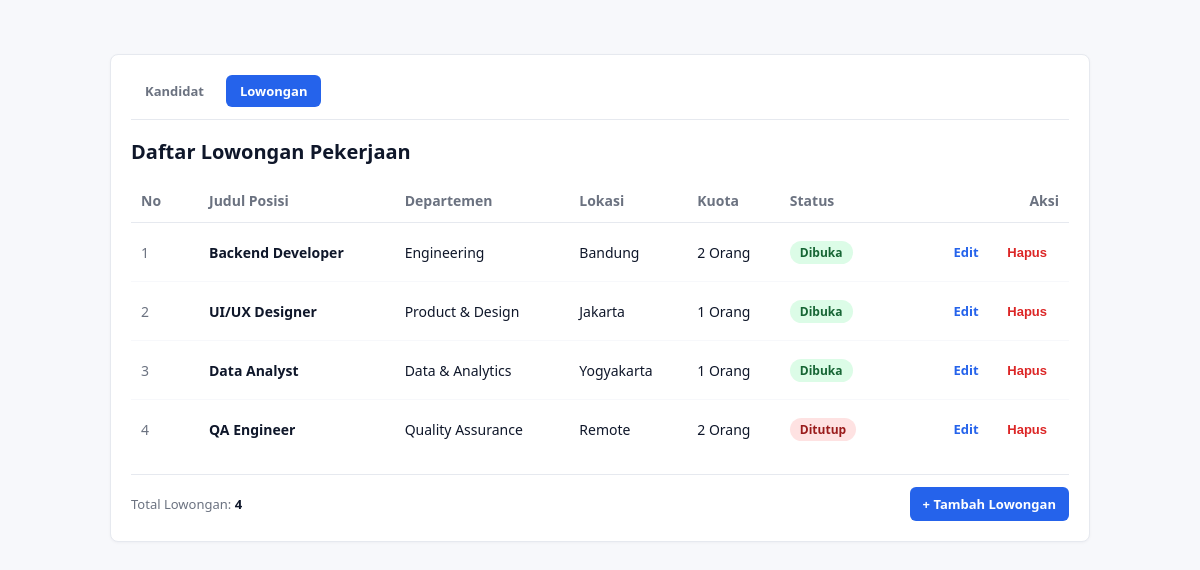
The page /project/index.php?page=lowongan on the database its author committed.
### tables this page shows
CREATE TABLE IF NOT EXISTS `lowongan` (
  `id` int(11) NOT NULL AUTO_INCREMENT,
  `judulPosisi` varchar(100) NOT NULL,
  `departemen` varchar(100) NOT NULL,
  `lokasi` varchar(100) NOT NULL,
  `kuota` int(11) NOT NULL DEFAULT 1,
  `status` varchar(50) NOT NULL DEFAULT 'Dibuka',
  PRIMARY KEY (`id`)
);

### project/models/DB.php (called while the page is built, shortened)
<?php
class DB {
    private string $host = "localhost";
    private string $db_name = "mvp_kandidat_db";
    private string $username = "root";
    private string $password = "";
    private ?PDO $conn = null;
    private ?PDOStatement $result = null;
    public function __construct(
        string $host = "localhost",
        string $db_name = "mvp_kandidat_db",
        string $username = "root",
        string $password = ""
    ) {
        $this->host = $host;
        $this->db_name = $db_name;
        $this->username = $username;
        $this->password = $password;
        $this->conn = $this->connect();
    }
    public function connect(): PDO {
        try {
            $dsn = "mysql:host={$this->host};dbname={$this->db_name};charset=utf8mb4";
            $options = [
                PDO::ATTR_ERRMODE => PDO::ERRMODE_EXCEPTION,
                PDO::ATTR_DEFAULT_FETCH_MODE => PDO::FETCH_ASSOC,
                PDO::ATTR_EMULATE_PREPARES => false,
            ];
            return new PDO($dsn, $this->username, $this->password, $options);
        } catch (PDOException $e) {
            throw new RuntimeException("Koneksi Database Gagal: " . $e->getMessage(), 0, $e);
        }
    }
    public function executeQuery(string $query, array $params = []): PDOStatement {
        try {
            $stmt = $this->conn->prepare($query);
            $stmt->execute($params);
            $this->result = $stmt;
            return $stmt;
        } catch (PDOException $e) {
            throw new RuntimeException("Query Gagal: " . $e->getMessage(), 0, $e);
        }
    }
    public function getAllResult(): array {
        return $this->result->fetchAll(PDO::FETCH_ASSOC);
    }
}
?>

### project/models/TabelLowongan.php (called while the page is built, shortened)
<?php
require_once __DIR__ . '/DB.php';
require_once __DIR__ . '/Lowongan.php';
class TabelLowongan extends DB implements KontrakModelLowongan {
    private function mapRowToLowongan(array $row): Lowongan {
        return new Lowongan(
            (int)$row['id'],
            $row['judulPosisi'],
            $row['departemen'],
            $row['lokasi'],
            (int)$row['kuota'],
            $row['status']
        );
    }
    public function getAllLowongan(): array {
        $query = "SELECT * FROM lowongan ORDER BY id ASC";
        $this->executeQuery($query);
        $rows = $this->getAllResult();
        $list = [];
        foreach ($rows as $row) {
            $list[] = $this->mapRowToLowongan($row);
        }
        return $list;
    }
}
?>

### project/models/Lowongan.php (called while the page is built, shortened)
<?php
class Lowongan {
    private ?int $id;
    private string $judulPosisi;
    private string $departemen;
    private string $lokasi;
    private int $kuota;
    private string $status;
    public function __construct(
        ?int $id,
        string $judulPosisi,
        string $departemen,
        string $lokasi,
        int $kuota,
        string $status
    ) {
        $this->id = $id;
        $this->judulPosisi = $judulPosisi;
        $this->departemen = $departemen;
        $this->lokasi = $lokasi;
        $this->kuota = $kuota;
        $this->status = $status;
    }
    public function getId(): ?int { return $this->id; }
    public function getJudulPosisi(): string { return $this->judulPosisi; }
    public function getDepartemen(): string { return $this->departemen; }
    public function getLokasi(): string { return $this->lokasi; }
    public function getKuota(): int { return $this->kuota; }
    public function getStatus(): string { return $this->status; }
}
?>

### project/views/ViewLowongan.php (called while the page is built, shortened)
<?php
class ViewLowongan implements KontrakViewLowongan {
    private string $skinPath;
    public function __construct(string $skinPath = '', string $formPath = '') {
        $this->skinPath = $skinPath ?: __DIR__ . '/../template/skin_lowongan.html';
    }
    public function renderDaftar(string $tableRowsHtml, int $totalData): string {
        $template = file_get_contents($this->skinPath);
        $tokens = [
            '{{TABLE_ROWS}}' => $tableRowsHtml,
            '{{TOTAL_DATA}}' => (string)$totalData,
        ];
        return str_replace(array_keys($tokens), array_values($tokens), $template);
    }
}
?>

### project/presenters/PresenterLowongan.php (the view, shortened to what this page needs)
<?php
class PresenterLowongan implements KontrakPresenterLowongan {
    private KontrakModelLowongan $model;
    private KontrakViewLowongan $view;
    public function __construct(KontrakModelLowongan $model, KontrakViewLowongan $view) {
        $this->model = $model;
        $this->view = $view;
    }
    private function buildRowHtml(int $no, Lowongan $lowongan): string {
        $id = (int)$lowongan->getId();
        $judulPosisi = htmlspecialchars($lowongan->getJudulPosisi());
        $departemen = htmlspecialchars($lowongan->getDepartemen());
        $lokasi = htmlspecialchars($lowongan->getLokasi());
        $kuota = number_format($lowongan->getKuota()) . ' Orang';
        $statusRaw = $lowongan->getStatus();
        $status = htmlspecialchars($statusRaw);
        $badgeClass = ($statusRaw === 'Dibuka') ? 'badge-open' : 'badge-closed';
        return "<tr>
            <td class='col-id'>{$no}</td>
            <td><strong>{$judulPosisi}</strong></td>
            <td>{$departemen}</td>
            <td>{$lokasi}</td>
            <td>{$kuota}</td>
            <td><span class='badge {$badgeClass}'>{$status}</span></td>
            <td class='col-actions'>
                <a href='index.php?page=lowongan&screen=edit&id={$id}' class='btn btn-edit'>Edit</a>
                <form method='post' action='index.php?page=lowongan' style='display:inline;' onsubmit=\"return confirm('Hapus lowongan ini?')\">
                    <input type='hidden' name='page' value='lowongan'>
                    <input type='hidden' name='action' value='hapus'>
                    <input type='hidden' name='id' value='{$id}'>
                    <button type='submit' class='btn btn-delete'>Hapus</button>
                </form>
            </td>
        </tr>";
    }
    public function tampilkanLowongan(): string {
        $listLowongan = $this->model->getAllLowongan();
        $totalLowongan = count($listLowongan);
        $rowsHtml = '';
        if (empty($listLowongan)) {
            $rowsHtml = '<tr><td colspan="7" style="text-align:center;color:#6b7280;padding:24px;">Belum ada data lowongan.</td></tr>';
        } else {
            $no = 1;
            foreach ($listLowongan as $lowongan) {
                $rowsHtml .= $this->buildRowHtml($no, $lowongan);
                $no++;
            }
        }
        return $this->view->renderDaftar($rowsHtml, $totalLowongan);
    }
}
?>

### project/index.php (shortened to what this page needs)
<?php
require_once __DIR__ . '/models/TabelLowongan.php';
require_once __DIR__ . '/views/ViewLowongan.php';
require_once __DIR__ . '/presenters/PresenterLowongan.php';
$page = $_POST['page'] ?? $_GET['page'] ?? 'kandidat';
if ($page === 'lowongan') {
    $model = new TabelLowongan('localhost', 'mvp_kandidat_db', 'root', '');
    $view = new ViewLowongan();
    $presenter = new PresenterLowongan($model, $view);
    if ($_SERVER['REQUEST_METHOD'] === 'POST') {
        $action = $_POST['action'] ?? '';
        if ($action === 'tambah') {
            $presenter->tambahLowongan(
                trim($_POST['judulPosisi'] ?? ''),
                trim($_POST['departemen'] ?? ''),
                trim($_POST['lokasi'] ?? ''),
                (int)($_POST['kuota'] ?? 1),
                trim($_POST['status'] ?? 'Dibuka')
            );
        } elseif ($action === 'ubah') {
            $presenter->ubahLowongan(
                (int)($_POST['id'] ?? 0),
                trim($_POST['judulPosisi'] ?? ''),
                trim($_POST['departemen'] ?? ''),
                trim($_POST['lokasi'] ?? ''),
                (int)($_POST['kuota'] ?? 1),
                trim($_POST['status'] ?? 'Dibuka')
            );
        } elseif ($action === 'hapus') {
            $presenter->hapusLowongan((int)($_POST['id'] ?? 0));
        }
        header("Location: index.php?page=lowongan");
        exit();
    } else {
        $screen = $_GET['screen'] ?? 'list';
        if ($screen === 'add') {
            echo $presenter->tampilkanFormLowongan();
        } elseif ($screen === 'edit' && isset($_GET['id'])) {
            echo $presenter->tampilkanFormLowongan((int)$_GET['id']);
        } else {
            echo $presenter->tampilkanLowongan();
        }
    }
}
?>

### rows shown on the page
lowongan: id "Kandidat Lowongan Daftar Lowongan Pekerjaan No Judul Posisi Departemen Lokasi Kuota Status Aksi Total Lowongan: 4 + Tambah Lowongan", no "4", judulPosisi "QA Engineer", departemen "Quality Assurance", lokasi "Remote", kuota "2 Orang", status "Ditutup"
lowongan: no "1", judulPosisi "Backend Developer", departemen "Engineering", lokasi "Bandung", kuota "2 Orang", status "Dibuka"
lowongan: no "2", judulPosisi "UI/UX Designer", departemen "Product & Design", lokasi "Jakarta", kuota "1 Orang", status "Dibuka"
lowongan: no "3", judulPosisi "Data Analyst", departemen "Data & Analytics", lokasi "Yogyakarta", kuota "1 Orang", status "Dibuka"
